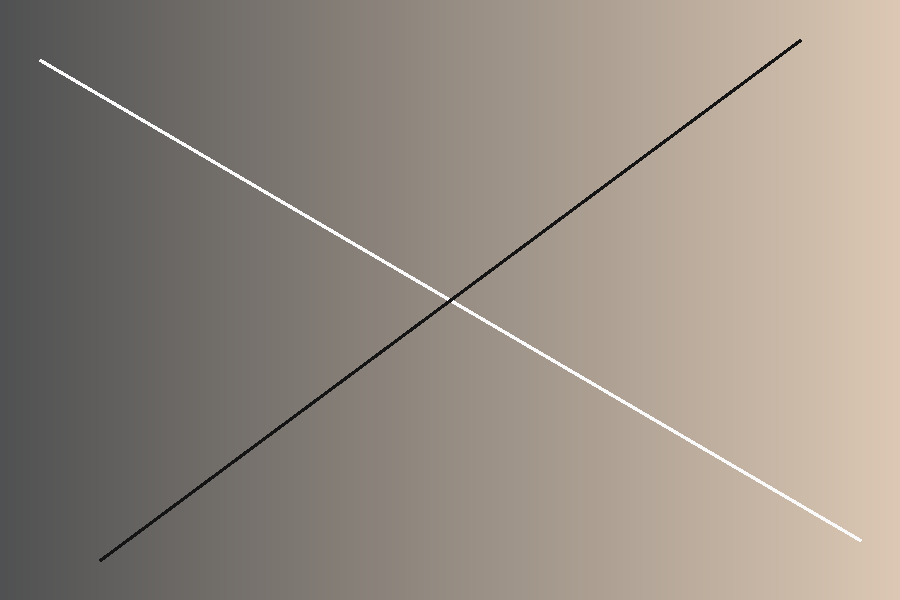
#> input picture e2e/fixtures/old_photo.png, 900 x 600 px
$ python -i tone.py   (imports and definitions only)
#> lines starting #> are read from the running program, lines starting #| are printed output that depends on the picture; after the words box and inside, x2 and y2 are one past the last pixel; in counts of white or black regions, pixels touching at a corner belong together
#> further down, picture is the input picture: shape (600, 900, 3); mean B, G, R 130.6, 140, 149.4
### api/app/core/validation.py
"""アップロード入力の検証。"""

from __future__ import annotations

from typing import Any

ALLOWED_MIME_TYPES: frozenset[str] = frozenset(
    {"image/jpeg", "image/png", "image/webp", "image/heic", "image/heif"}
)


class ImageValidationError(ValueError):
    """ユーザーに表示してよい検証エラー。

    code はフロントエンドで多言語メッセージに変換するためのキー、
    message は日本語の既定メッセージ（翻訳が無い場合のフォールバック）。
    """

    # [21 lines left out: functions __init__, validate_upload, not called in this run]


def validate_ratio(value: float, name: str) -> float:
    if not 0.0 <= value <= 1.0:
        raise ImageValidationError(
            f"{name} は 0〜1 の範囲で指定してください。", "param_range", {"name": name}
        )
    return value

### api/app/pipelines/realestate/tone.py
"""1枚写真の仕上げ処理（ホワイトバランス・白飛び抑制・局所コントラスト）。"""

from __future__ import annotations

import cv2
import numpy as np

from app.core.validation import validate_ratio

HIGHLIGHT_KNEE = 0.72  # L（0〜1）がこれを超える部分を圧縮する


def gray_world_white_balance(img: np.ndarray) -> np.ndarray:
    """グレーワールド仮説で色かぶりを除去する。"""
    f = img.astype(np.float32)
    means = f.reshape(-1, 3).mean(axis=0)
#> means = [130.6, 140, 149.3]
    gains = means.mean() / np.maximum(means, 1e-3)
#> gains = [1.07, 1, 0.937]
    return np.clip(f * gains, 0, 255).astype(np.uint8)


def compress_highlights(img: np.ndarray, strength: float = 0.5) -> np.ndarray:
    """明部（窓の白飛びなど）の輝度を、暗部を変えずに圧縮する。"""
#> called with strength = 0.5
    validate_ratio(strength, "highlight")
    if strength == 0.0:
        return img.copy()
    lab = cv2.cvtColor(img, cv2.COLOR_BGR2LAB).astype(np.float32)
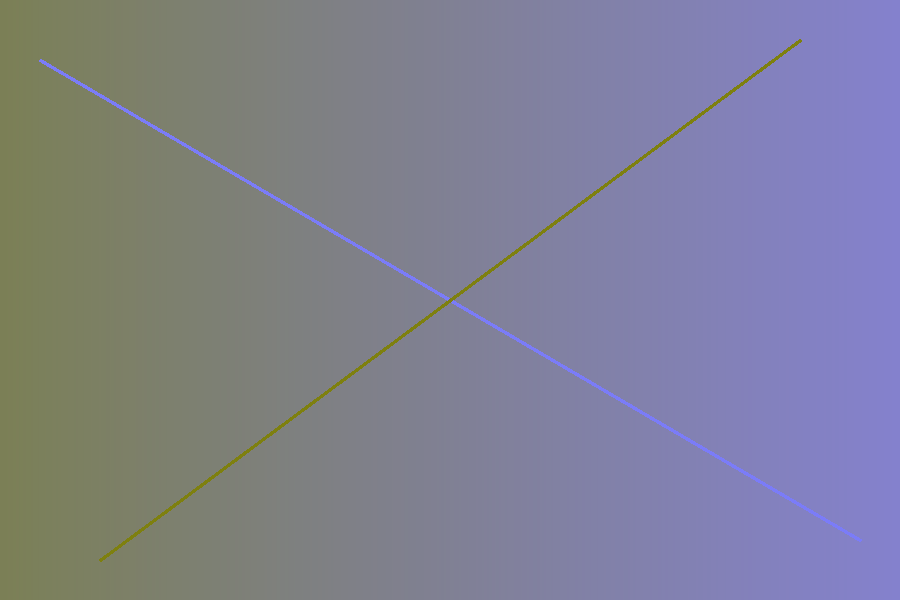
#> lab: shape (600, 900, 3) float32; mean B, G, R 147, 128.1, 127.8
    lum = lab[..., 0] / 255.0
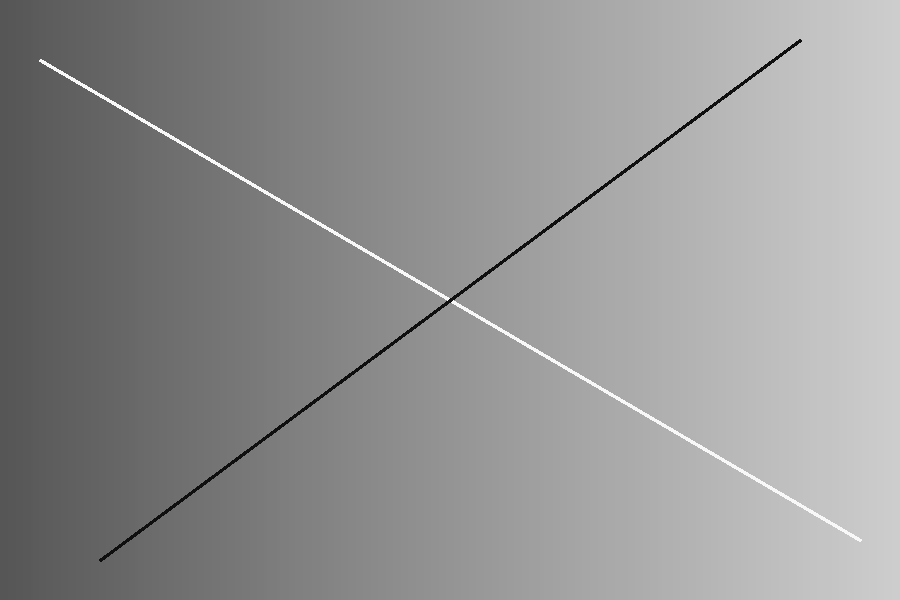
#> lum: shape (600, 900) float32; min 0.0588, max 0.973, mean 0.576
    over = np.clip(lum - HIGHLIGHT_KNEE, 0, None)
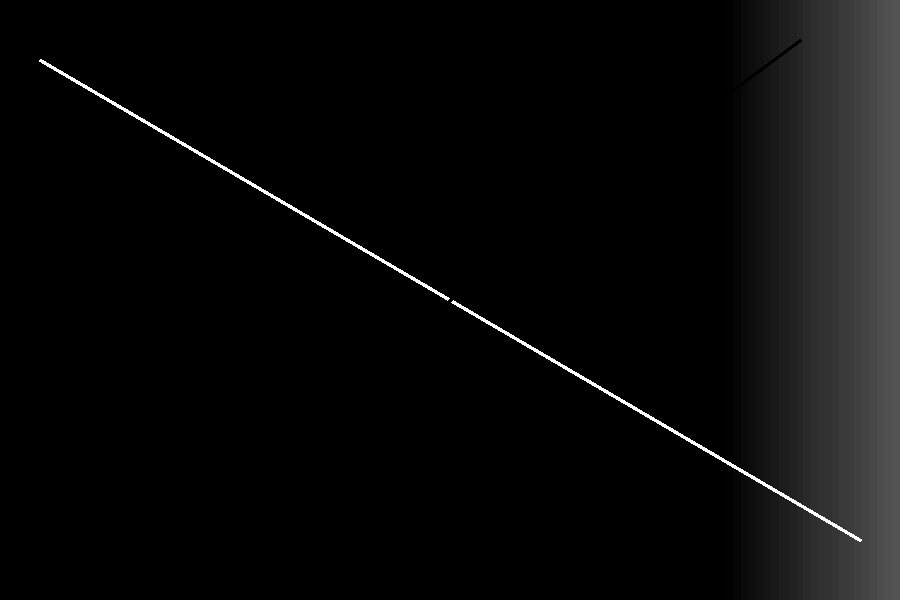
#> over: shape (600, 900) float32; min 0, max 0.253, mean 0.00975; drawn with min black and max white
    span = 1.0 - HIGHLIGHT_KNEE
    # ニーより上をソフトに曲げる: strength=1 で最大値がニー＋span/2 まで下がる
    compressed = HIGHLIGHT_KNEE + over * (1.0 - 0.5 * strength * over / span)
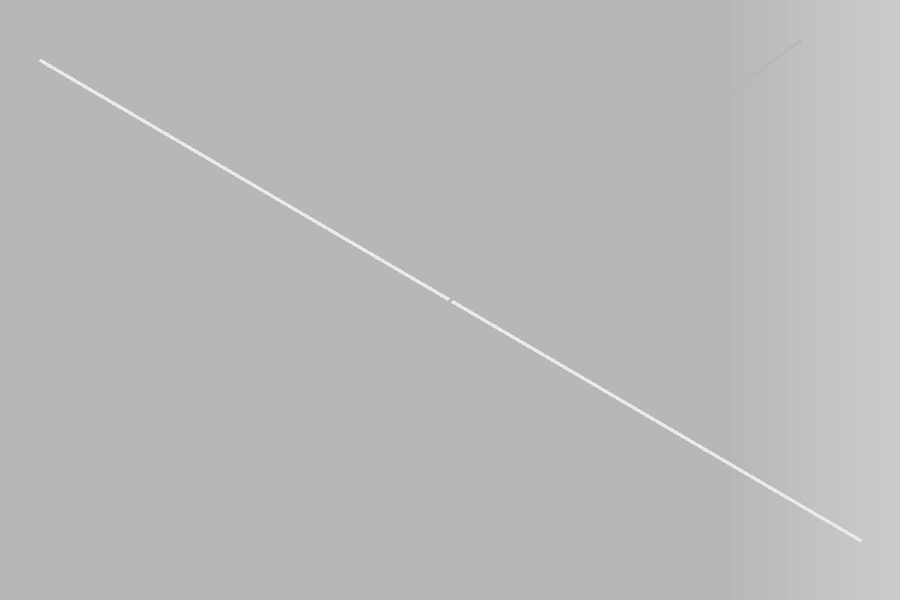
#> compressed: shape (600, 900) float32; min 0.72, max 0.916, mean 0.729
    lab[..., 0] = np.where(lum > HIGHLIGHT_KNEE, compressed, lum) * 255.0
#> lab: shape (600, 900, 3) float32; 19.77% of pixels changed, all inside (x1, y1, x2, y2) = (39, 0, 900, 600)
    return cv2.cvtColor(np.clip(lab, 0, 255).astype(np.uint8), cv2.COLOR_LAB2BGR)


def clahe_enhance(img: np.ndarray, clip_limit: float = 2.0, tiles: int = 8) -> np.ndarray:
    """輝度チャンネルに CLAHE をかけ、色味を変えずに局所コントラストを上げる。"""
#> called with clip_limit = 2, tiles = 8
    lab = cv2.cvtColor(img, cv2.COLOR_BGR2LAB)
#> lab: shape (600, 900, 3); mean of channels 0, 1, 2 146.7, 128.3, 127.7
    clahe = cv2.createCLAHE(clipLimit=clip_limit, tileGridSize=(tiles, tiles))
    l_channel = clahe.apply(lab[..., 0])
    merged = cv2.merge([l_channel, lab[..., 1], lab[..., 2]])
#> merged: shape (600, 900, 3); mean of channels 0, 1, 2 146.8, 128.3, 127.7
    return cv2.cvtColor(merged, cv2.COLOR_LAB2BGR)


def finish_interior(
    img: np.ndarray, *, white_balance: bool = True, highlight: float = 0.5, clahe: bool = True
) -> np.ndarray:
    out = img
    if white_balance:
        out = gray_world_white_balance(out)
    if highlight > 0:
        out = compress_highlights(out, highlight)
    if clahe:
        out = clahe_enhance(out)
    return out if out is not img else img.copy()

>>> import cv2
>>> picture = cv2.imread('../../../../e2e/fixtures/old_photo.png')
>>> result = finish_interior(picture)
